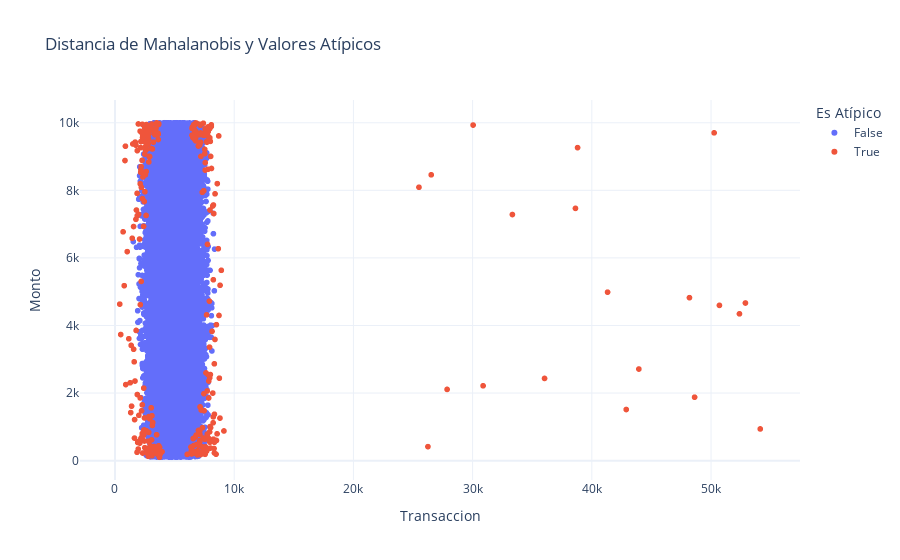

Notebook source saved alongside this figure:
### Code cell
import numpy as np
import pandas as pd
from scipy.spatial.distance import mahalanobis
from scipy.stats import chi2
mean = data.mean().values
cov_matrix = np.cov(data.values, rowvar=False)
inv_cov_matrix = np.linalg.inv(cov_matrix)
data['Mahalanobis'] = data.apply(lambda row: mahalanobis(row.values, mean, inv_cov_matrix), axis=1)
p_value = 0.90
chi2_critical = chi2.ppf(p_value, df=data.shape[1] - 1)
data['Outlier'] = data['Mahalanobis'] > np.sqrt(chi2_critical)
print(data)
fig = px.scatter(
    data,
    x='Transaccion',
    y='Monto',
    color='Outlier',
    title='Distancia de Mahalanobis y Valores Atípicos',
    labels={'Outlier': 'Es Atípico'},
    template='plotly_white'
)
fig.show()

### Figure 1 — Plotly figure (JSON) as saved in the notebook; plotly's stock layout.template omitted (floating-point values rounded to 4 significant figures; data arrays with more than 128 entries replaced by an {"elided": "..."} marker saying what was removed)
{"data": [{"hovertemplate": "Es Atípico=False<br>Transaccion=%{x}<br>Monto=%{y}<extra></extra>", "legendgroup": "False", "marker": {"color": "#636efa", "symbol": "circle"}, "mode": "markers", "name": "False", "showlegend": true, "type": "scattergl", "x": {"elided": "24680 float values"}, "xaxis": "x", "y": {"elided": "24680 int values"}, "yaxis": "y"}, {"hovertemplate": "Es Atípico=True<br>Transaccion=%{x}<br>Monto=%{y}<extra></extra>", "legendgroup": "True", "marker": {"color": "#EF553B", "symbol": "circle"}, "mode": "markers", "name": "True", "showlegend": true, "type": "scattergl", "x": {"elided": "320 float values"}, "xaxis": "x", "y": {"elided": "320 int values"}, "yaxis": "y"}], "layout": {"legend": {"title": {"text": "Es Atípico"}, "tracegroupgap": 0}, "title": {"text": "Distancia de Mahalanobis y Valores Atípicos"}, "xaxis": {"anchor": "y", "domain": [0, 1], "title": {"text": "Transaccion"}}, "yaxis": {"anchor": "x", "domain": [0, 1], "title": {"text": "Monto"}}}}
